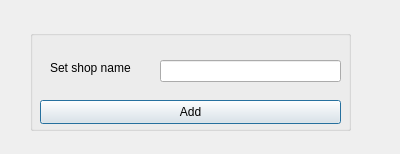
<?xml version="1.0" encoding="UTF-8"?>
<ui version="4.0">
 <class>AddShop</class>
 <widget class="QDialog" name="AddShop">
  <property name="geometry">
   <rect>
    <x>0</x>
    <y>0</y>
    <width>400</width>
    <height>154</height>
   </rect>
  </property>
  <property name="windowTitle">
   <string>Add shop</string>
  </property>
  <widget class="QGroupBox" name="groupBox">
   <property name="geometry">
    <rect>
     <x>30</x>
     <y>30</y>
     <width>321</width>
     <height>101</height>
    </rect>
   </property>
   <property name="title">
    <string/>
   </property>
   <widget class="QLineEdit" name="shopNameLD">
    <property name="geometry">
     <rect>
      <x>130</x>
      <y>30</y>
      <width>181</width>
      <height>22</height>
     </rect>
    </property>
   </widget>
   <widget class="QLabel" name="label">
    <property name="geometry">
     <rect>
      <x>20</x>
      <y>30</y>
      <width>101</width>
      <height>16</height>
     </rect>
    </property>
    <property name="text">
     <string>Set shop name</string>
    </property>
   </widget>
   <widget class="QPushButton" name="pushButton">
    <property name="geometry">
     <rect>
      <x>10</x>
      <y>70</y>
      <width>301</width>
      <height>24</height>
     </rect>
    </property>
    <property name="text">
     <string>Add</string>
    </property>
   </widget>
  </widget>
 </widget>
 <resources/>
 <connections/>
</ui>
